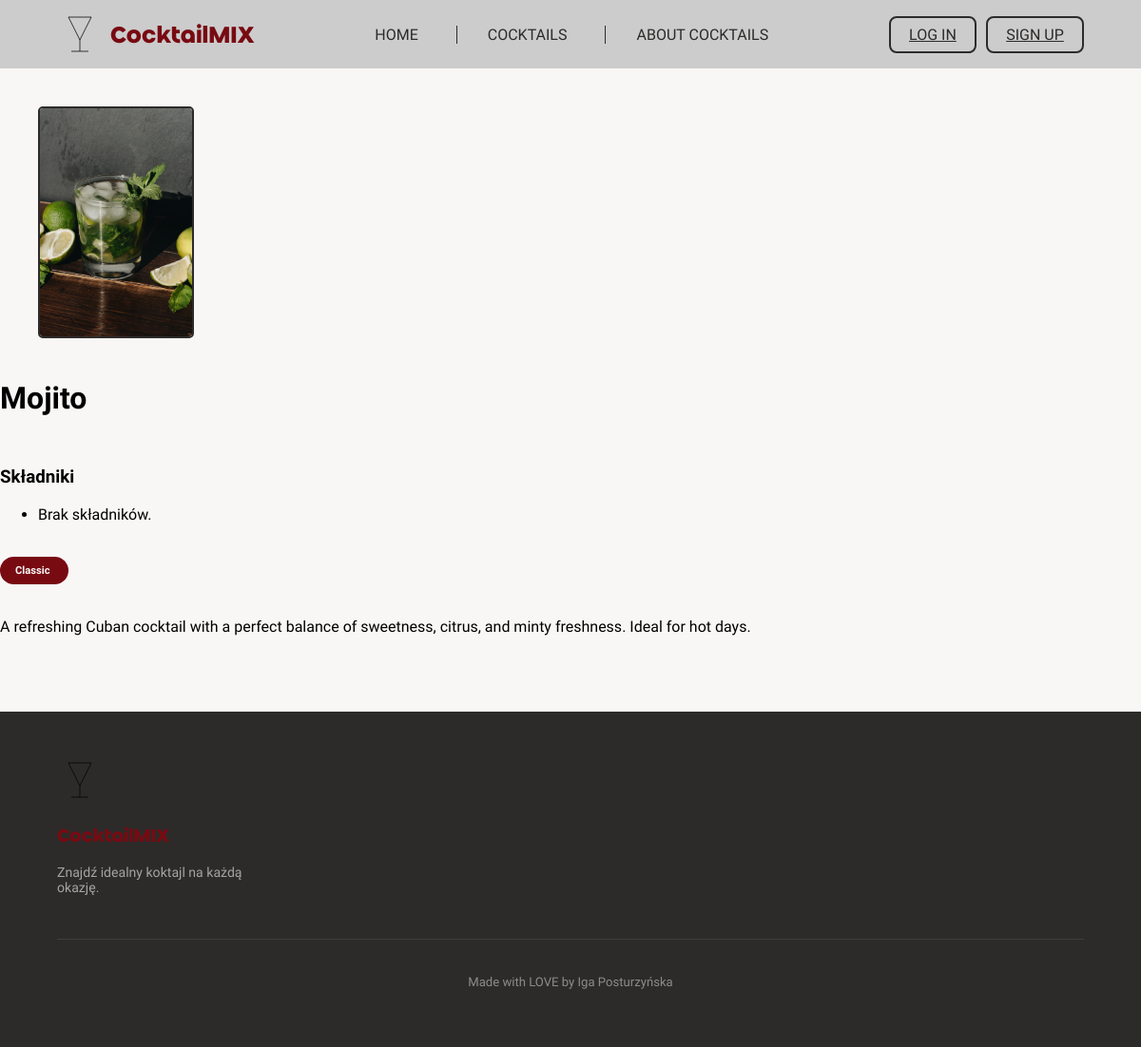
The page /cocktails/3/ on the database as committed earlier.
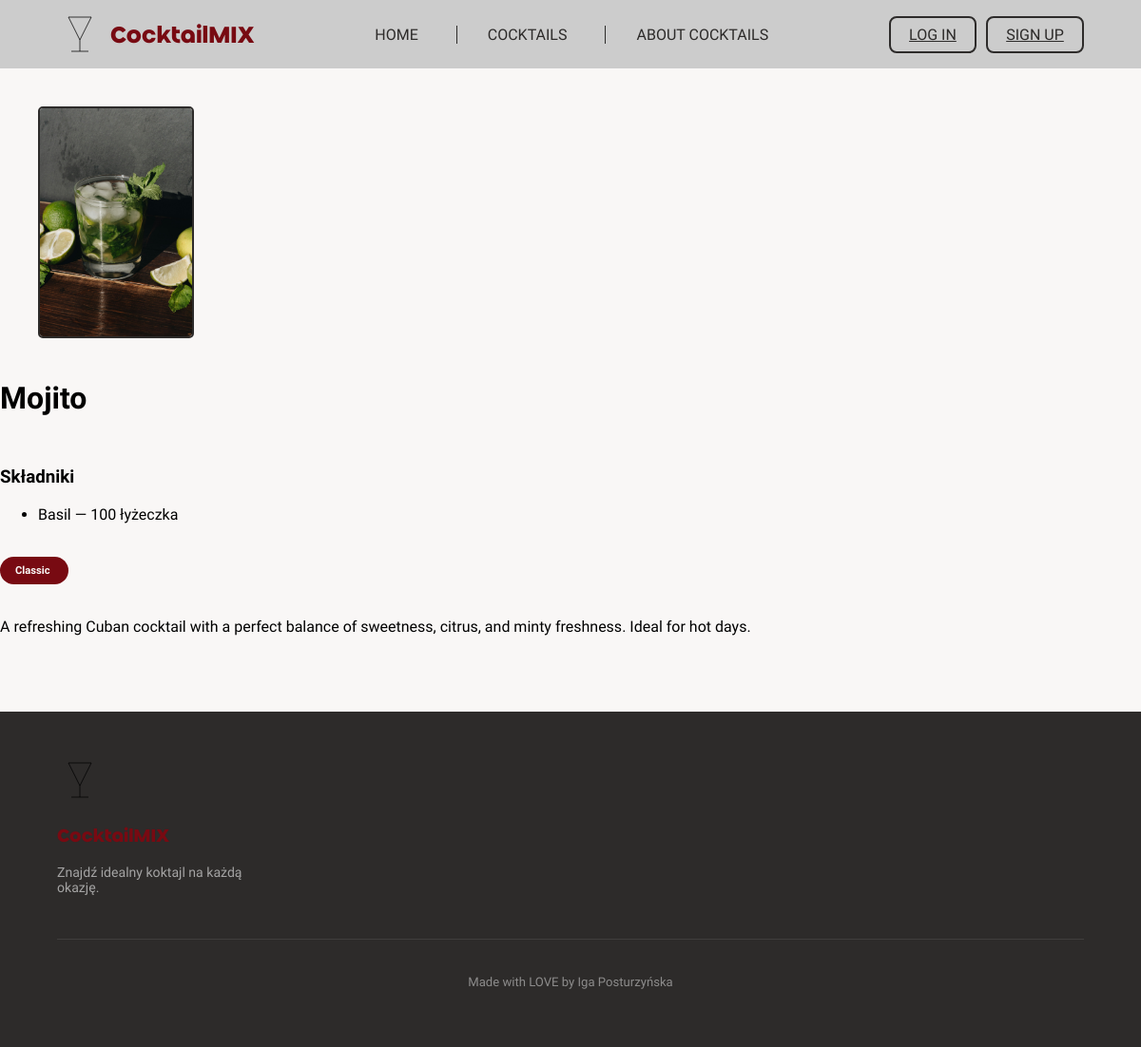
The same page on the database as committed later.
### cocktails/models.py (models this page shows, shortened)
class CocktailIngrediets(models.Model):
    cocktail = models.ForeignKey(Cocktail, on_delete=models.CASCADE)
    ingredient = models.ForeignKey(Ingredient, on_delete=models.PROTECT)
    quantity = models.IntegerField(default=1)
    POSSIBLE_UNITS = [
        ('ml', 'ml'),
        ('oz', 'oz'),
        ('tsp', 'łyżeczka'),
        ('tbsp', 'łyżka'),
        ('piece', 'sztuka'),
        ('dash', 'dash'),
    ]
    unit = models.CharField(max_length=50, choices=POSSIBLE_UNITS, default='ml')

class Ingredient(models.Model):
    id = models.AutoField(primary_key=True)
    name = models.CharField(max_length=50)
    description = models.TextField(blank=True)
    image = models.ImageField(upload_to='ingredients/', blank=True, null=True)
    is_alcoholic = models.BooleanField(default=False)

### cocktails/views.py (the view)
# urls.py: path('<int:pk>/', views.cocktail_details, name='cocktail_details'),
def cocktail_details(request, pk):
    cocktail = get_object_or_404(Cocktail, pk=pk)
    ingredients = CocktailIngrediets.objects.filter(cocktail=cocktail).select_related('ingredient')
    return render(request, 'cocktails/cocktail_details.html', {
        'cocktail': cocktail,
        'ingredients': ingredients,
    })

### cocktails/templates/cocktails/cocktail_details.html (shortened to what this page needs)
{% extends 'base.html' %}
{% load static %}
{% block content %}
<div class="cocktail_details">
    {% if cocktail.image %}
        <img src="{{ cocktail.image.url }}" alt="{{ cocktail.name }}" class="drink_photo">
    {% else %}
        <img src="{% static 'icons/glass-coctail-svgrepo-com.svg' %}" alt="{{ cocktail.name }}" class="drink_photo">
    {% endif %}
    <div class="cocktail_details_body">
        <h2 class="drink_name">{{ cocktail.name }}</h2>
        <div class="cocktail_ingredients">
            <h3>Składniki</h3>
            <ul>
                {% for item in ingredients %}
                    <li>{{ item.ingredient.name }} — {{ item.quantity }} {{ item.get_unit_display }}</li>
                {% empty %}
                    <li>Brak składników.</li>
                {% endfor %}
            </ul>
        </div>
        <h3 class="drink_category">{{ cocktail.category }}</h3>
        <p class="drink_description">{{ cocktail.description }}</p>
    </div>
</div>
{% endblock %}

Rows that differ between the two databases and show on the page:
added CocktailIngrediets: ingredient.name "Basil", quantity "100", unit "łyżeczka"
Other text that changed with them:
text no longer shown: "Brak składników."
